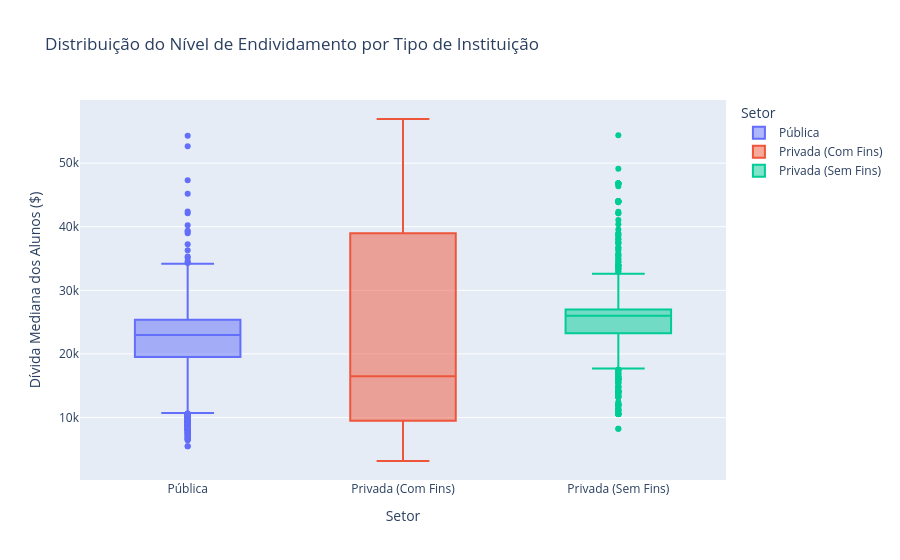

Source (notebook cell):
### Code cell
import plotly.express as px
import plotly.graph_objects as go

# 1. Recriar a coluna com os nomes bonitos a partir do 'CONTROL'
mapping_control = {1: 'Pública', 2: 'Privada (Sem Fins)', 3: 'Privada (Com Fins)'}
df_final['Tipo_Instituicao'] = df_final['CONTROL'].map(mapping_control)

# 2. Agora sim, desenhar o Boxplot
fig_box = px.box(
    df_final,
    x="Tipo_Instituicao",
    y="DEBT_ALL_STGP_ANY_MDN",
    color="Tipo_Instituicao",
    title="Distribuição do Nível de Endividamento por Tipo de Instituição",
    labels={
        'Tipo_Instituicao': 'Setor',
        'DEBT_ALL_STGP_ANY_MDN': 'Dívida Mediana dos Alunos ($)'
    },
    points="outliers" 
)

fig_box.show()

### Figure 1 — Plotly figure (JSON) as saved in the notebook; plotly's stock layout.template omitted (floating-point values rounded to 4 significant figures; data arrays with more than 128 entries replaced by an {"elided": "..."} marker saying what was removed)
{"data": [{"alignmentgroup": "True", "boxpoints": "outliers", "hovertemplate": "Setor=%{x}<br>Dívida Mediana dos Alunos ($)=%{y}<extra></extra>", "legendgroup": "Pública", "marker": {"color": "#636efa"}, "name": "Pública", "notched": false, "offsetgroup": "Pública", "orientation": "v", "showlegend": true, "type": "box", "x": {"elided": "3652 str values"}, "x0": " ", "xaxis": "x", "y": {"elided": "3652 float values"}, "y0": " ", "yaxis": "y"}, {"alignmentgroup": "True", "boxpoints": "outliers", "hovertemplate": "Setor=%{x}<br>Dívida Mediana dos Alunos ($)=%{y}<extra></extra>", "legendgroup": "Privada (Com Fins)", "marker": {"color": "#EF553B"}, "name": "Privada (Com Fins)", "notched": false, "offsetgroup": "Privada (Com Fins)", "orientation": "v", "showlegend": true, "type": "box", "x": {"elided": "973 str values"}, "x0": " ", "xaxis": "x", "y": {"elided": "973 float values"}, "y0": " ", "yaxis": "y"}, {"alignmentgroup": "True", "boxpoints": "outliers", "hovertemplate": "Setor=%{x}<br>Dívida Mediana dos Alunos ($)=%{y}<extra></extra>", "legendgroup": "Privada (Sem Fins)", "marker": {"color": "#00cc96"}, "name": "Privada (Sem Fins)", "notched": false, "offsetgroup": "Privada (Sem Fins)", "orientation": "v", "showlegend": true, "type": "box", "x": {"elided": "855 str values"}, "x0": " ", "xaxis": "x", "y": {"elided": "855 float values"}, "y0": " ", "yaxis": "y"}], "layout": {"boxmode": "overlay", "legend": {"title": {"text": "Setor"}, "tracegroupgap": 0}, "title": {"text": "Distribuição do Nível de Endividamento por Tipo de Instituição"}, "xaxis": {"anchor": "y", "categoryarray": ["Pública", "Privada (Com Fins)", "Privada (Sem Fins)"], "categoryorder": "array", "domain": [0, 1], "title": {"text": "Setor"}}, "yaxis": {"anchor": "x", "domain": [0, 1], "title": {"text": "Dívida Mediana dos Alunos ($)"}}}}
